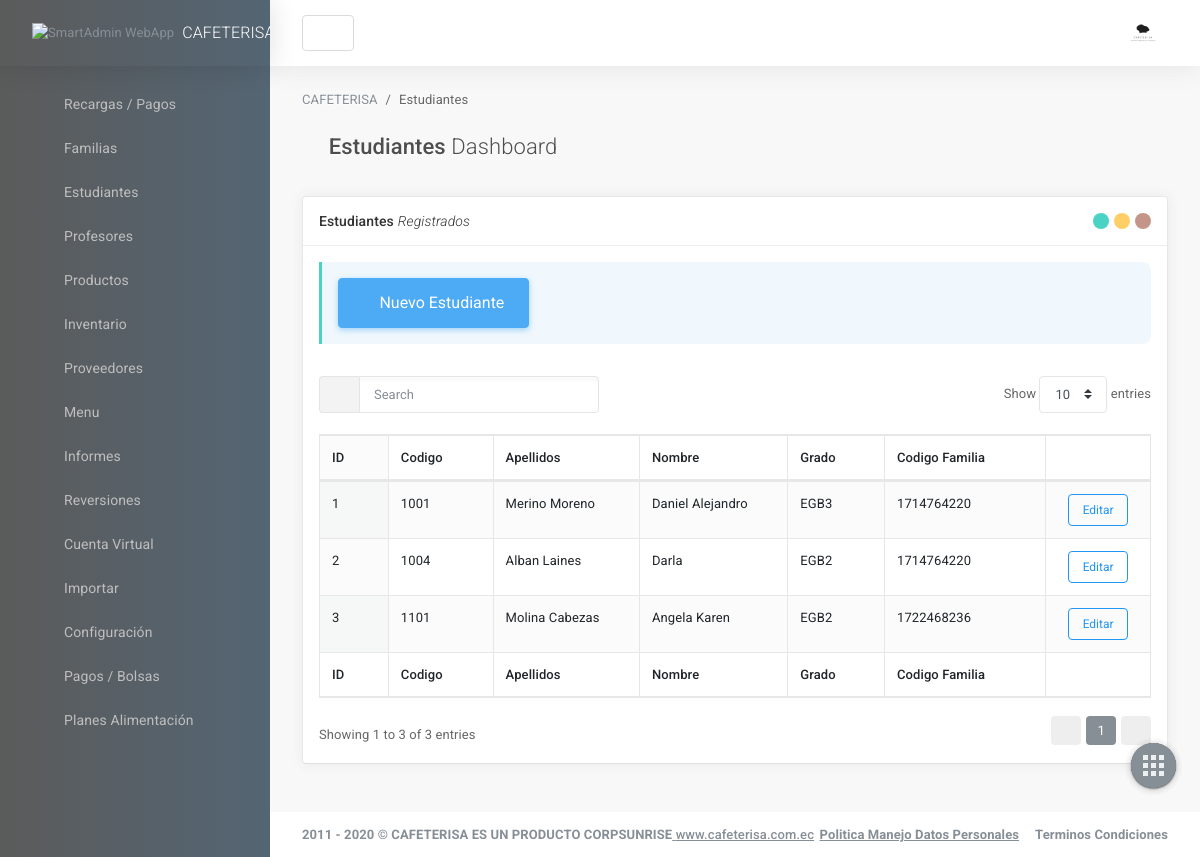
/nuevoEstudiantes.php, run on the app's committed database.
### tables this page shows
CREATE TABLE estudiantes (
	id_estudiante  				varchar(100) not null,
	id_grado					int(255) not null,
	id_familia					varchar(10) not null,
	apellidos_estudiante		varchar(100) not null,
	nombres_estudiante			varchar(100) not null,
	sexo_estudiante				varchar(100) not null,
	maximo_compras				varchar(100) not null,
	CONSTRAINT pk_estudiantes PRIMARY KEY(id_estudiante),
	CONSTRAINT fk_estudiante_grado FOREIGN KEY(id_grado) REFERENCES grados(id_grado),
	CONSTRAINT fk_estudiante_familia FOREIGN KEY(id_familia) REFERENCES familias(id_familia)
);

CREATE TABLE grados (
	id_grado  		int(255) auto_increment not null,
	nombre_grado  	varchar(100) not null,
	CONSTRAINT pk_grados PRIMARY KEY(id_grado)
);

### include/helpers.php (called while the page is built, shortened)
<?php
	function conseguir_estudiantes($conexion, $codigoEstudiante = null){
		$sql = "SELECT e.id_estudiante AS CODIGO, g.nombre_grado AS GRADO, e.id_familia AS CODIGO_FAMILIA, e.apellidos_estudiante AS APELLIDO, e.nombres_estudiante AS NOMBRE, sexo_estudiante, maximo_compras FROM estudiantes e INNER JOIN grados g ON e.id_grado = g.id_grado";
		$estudiantes = mysqli_query($conexion, $sql);
		$result = array();
		if ($estudiantes && mysqli_num_rows($estudiantes) >=1) {
			$result = $estudiantes;
		}
		return $result;
	}
?>

### nuevoEstudiantes.php (the view, shortened to what this page needs)
<?php
require_once 'include/cabecera.php';
require_once 'include/helpers.php';
require_once 'include/conexion.php';
?>
                    <main id="js-page-content" role="main" class="page-content">
    <ol class="breadcrumb page-breadcrumb">
        <li class="breadcrumb-item"><a href="javascript:void(0);">CAFETERISA</a></li>
        <li class="breadcrumb-item">Estudiantes</li>
    </ol>
    <div class="subheader">
        <h1 class="subheader-title">
            <i class='subheader-icon fal fa-home'></i> Estudiantes <span class='fw-300'>Dashboard</span>
        </h1>
  </div>
  <div class="row">
      <div class="col-xl-12">
          <div id="panel-1" class="panel">
              <div class="panel-hdr">
                  <h2>
                      Estudiantes <span class="fw-300"><i>Registrados</i></span>
                  </h2>
                  <div class="panel-toolbar">
                    <button class="btn btn-panel" data-action="panel-collapse" data-toggle="tooltip" data-offset="0,10" data-original-title="Minimizar"></button>
                    <button class="btn btn-panel" data-action="panel-fullscreen" data-toggle="tooltip" data-offset="0,10" data-original-title="Pantalla Completa"></button>
                    <button class="btn btn-panel" data-action="panel-close" data-toggle="tooltip" data-offset="0,10" data-original-title="Cerrar"></button>                  </div>
              </div>
              <div class="panel-container show">
                  <div class="panel-content">
                      <div class="panel-tag">
                        <a href="formNuevoEstudiante.php">
                        <button type="button" class="btn btn-lg btn-info">
                            <span class="fal fa-graduation-cap"></span>
                            Nuevo Estudiante
                        </button>
                      </div>
                      <table id="dt-basic-example" class="table table-bordered table-hover table-striped w-100">
                          <thead>
                              <tr>
                                  <th>ID</th>
                                  <th>Codigo</th>
                                  <th>Apellidos</th>
                                  <th>Nombre</th>
                                  <th>Grado</th>
                                  <th>Codigo Familia</th>
                                  <th>&nbsp;</th>
                              </tr>
                          </thead>
                          <tbody>
<?php
	$contador = 0;
	$estudiantes =conseguir_estudiantes($db);
	if(!empty($estudiantes) && mysqli_num_rows($estudiantes) >= 1):
		while ($estudiante = mysqli_fetch_assoc($estudiantes)) :
			$contador++;
?>
<tr>
                                  <td><?=$contador?></td>
                                  <td><?=$estudiante['CODIGO']?></td>
                                  <td><?=$estudiante['APELLIDO']?></td>
                                  <td><?=$estudiante['NOMBRE']?></td>
                                  <td><?=$estudiante['GRADO']?></td>
                                  <td><?=$estudiante['CODIGO_FAMILIA']?></td>
                                  <td align="center"><button type="button" class="btn btn-sm btn-outline-info" data-toggle="modal" data-target="#modalEditar<?=$estudiante['CODIGO']?>">Editar</button></td>
                              </tr>
<?php
	endwhile;
	endif;
?>
                          </tbody>
                          <tfoot>
                              <tr>
                                <th>ID</th>
                                <th>Codigo</th>
                                <th>Apellidos</th>
                                <th>Nombre</th>
                                <th>Grado</th>
                                <th>Codigo Familia</th>
                                <th>&nbsp;</th>
                              </tr>
                          </tfoot>
                      </table>
                  </div>
              </div>
          </div>
      </div>
  </div>
</main>
                    <footer class="page-footer" role="contentinfo">
    <div class="d-flex align-items-center flex-1 text-muted">
        <span class="hidden-md-down fw-700">2011 - 2020 © CAFETERISA ES UN PRODUCTO CORPSUNRISE<a href='https://www.cafeterisa.com.ec' class='text-primary fw-500' title='gotbootstrap.com' target='_blank'> www.cafeterisa.com.ec</a></span>
    </div>
    <div>
        <ul class="list-table m-0">
            <li><a href="https://www.katu.com.co/docs/politicaManejoDatosPersonales.pdf" target="_blank"class="text-secondary fw-700">Politica Manejo Datos Personales</a></li>
            <li class="pl-3"><a href="https://www.katu.com/docs/terminosCondiciones.pdf" class="text-secondary fw-700">Terminos Condiciones</a></li>
            </ul>
    </div>
</footer>
                </div>
            </div>
        </div>
<nav class="shortcut-menu d-none d-sm-block">
    <label for="menu_open" class="menu-open-button ">
        <span class="app-shortcut-icon d-block"></span>
    </label>
    <a href="#" class="menu-item btn" data-toggle="tooltip" data-placement="left" title="Scroll Incio">
    </a>
    <a href="salir.php" class="menu-item btn" data-toggle="tooltip" data-placement="left" title="Salir">
    </a>
    <a href="#" class="menu-item btn" data-action="app-fullscreen" data-toggle="tooltip" data-placement="left" title="Pantalla Completa">
    </a>
    <a href="#" class="menu-item btn" data-action="app-print" data-toggle="tooltip" data-placement="left" title="Imprimir Pagina">
    </a>
</nav>
    </body>
</html>

### css/datagrid/datatables/datatables.bundle.css (style rules this page uses)
table.dataTable { clear: both; margin-top: 6px !important; margin-bottom: 6px !important; max-width: none !important; border-collapse: separate !important; border-spacing: 0; }
table.dataTable td, table.dataTable th { -webkit-box-sizing: content-box; box-sizing: content-box; }
table.dataTable thead > tr > th.sorting_asc, table.dataTable thead > tr > th.sorting_desc, table.dataTable thead > tr > th.sorting, table.dataTable thead > tr > td.sorting_asc, table.dataTable thead > tr > td.sorting_desc, table.dataTable thead > tr > td.sorting { padding-right: 30px; }
table.dataTable thead .sorting, table.dataTable thead .sorting_asc, table.dataTable thead .sorting_desc, table.dataTable thead .sorting_asc_disabled, table.dataTable thead .sorting_desc_disabled { cursor: pointer; position: relative; }
table.dataTable thead .sorting:before, table.dataTable thead .sorting:after, table.dataTable thead .sorting_asc:before, table.dataTable thead .sorting_asc:after, table.dataTable thead .sorting_desc:before, table.dataTable thead .sorting_desc:after, table.dataTable thead .sorting_asc_disabled:before, table.dataTable thead .sorting_asc_disabled:after, table.dataTable thead .sorting_desc_disabled:before, table.dataTable thead .sorting_desc_disabled:after { position: absolute; bottom: 0.9em; display: block; opacity: 0.3; }
table.dataTable thead .sorting:before, table.dataTable thead .sorting_asc:before, table.dataTable thead .sorting_desc:before, table.dataTable thead .sorting_asc_disabled:before, table.dataTable thead .sorting_desc_disabled:before { right: 1em; content: "\2191"; }
table.dataTable thead .sorting:after, table.dataTable thead .sorting_asc:after, table.dataTable thead .sorting_desc:after, table.dataTable thead .sorting_asc_disabled:after, table.dataTable thead .sorting_desc_disabled:after { right: 0.5em; content: "\2193"; }
table.dataTable thead .sorting_asc:before, table.dataTable thead .sorting_desc:after { opacity: 1; }
table.table-bordered.dataTable th, table.table-bordered.dataTable td { border-left-width: 0; }
table.table-bordered.dataTable th:last-child, table.table-bordered.dataTable th:last-child, table.table-bordered.dataTable td:last-child, table.table-bordered.dataTable td:last-child { border-right-width: 0; }
table.table-bordered.dataTable tbody th, table.table-bordered.dataTable tbody td { border-bottom-width: 0; }
.sorting_asc, .sorting_desc, .even .sorting_1 { background-color: rgba(134, 142, 150, 0.03); }
.odd .sorting_1 { background-color: rgba(134, 142, 150, 0.04); }
table.dataTable { margin-top: 0 !important; margin-bottom: 1rem !important; }
table.dataTable thead .sorting:before, table.dataTable thead .sorting_asc:before, table.dataTable thead .sorting_desc:before, table.dataTable thead .sorting_asc_disabled:before, table.dataTable thead .sorting_desc_disabled:before { right: 1rem !important; content: "\f175"; font-size: 14px; font-family: 'Font Awesome 5 Pro'; }
table.dataTable thead .sorting:after, table.dataTable thead .sorting_asc:after, table.dataTable thead .sorting_desc:after, table.dataTable thead .sorting_asc_disabled:after, table.dataTable thead .sorting_desc_disabled:after { right: 0.5rem !important; content: "\f176"; font-size: 14px; font-family: 'Font Awesome 5 Pro'; }

### data on the page
estudiantes: id_estudiante "1001", apellidos_estudiante "Merino Moreno", nombres_estudiante "Daniel Alejandro", id_grado.nombre_grado "EGB3", id_familia "1714764220"
estudiantes: id_estudiante "1004", apellidos_estudiante "Alban Laines", nombres_estudiante "Darla", id_grado.nombre_grado "EGB2", id_familia "1714764220"
estudiantes: id_estudiante "1101", apellidos_estudiante "Molina Cabezas", nombres_estudiante "Angela Karen", id_grado.nombre_grado "EGB2", id_familia "1722468236"
